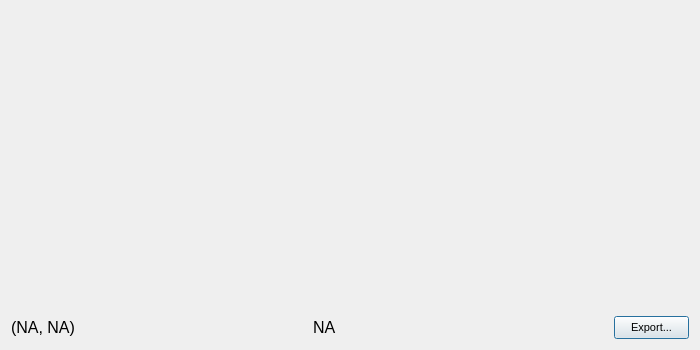
<?xml version="1.0" encoding="UTF-8"?>
<ui version="4.0">
 <class>SpectrumViewer</class>
 <widget class="QDialog" name="SpectrumViewer">
  <property name="geometry">
   <rect>
    <x>0</x>
    <y>0</y>
    <width>700</width>
    <height>350</height>
   </rect>
  </property>
  <property name="font">
   <font>
    <pointsize>12</pointsize>
   </font>
  </property>
  <property name="windowTitle">
   <string>View Spectrum</string>
  </property>
  <property name="windowIcon">
   <iconset resource="../../resources.qrc">
    <normaloff>:/icons/vespuccilogo.svg</normaloff>:/icons/vespuccilogo.svg</iconset>
  </property>
  <layout class="QGridLayout" name="gridLayout">
   <item row="0" column="0" colspan="3">
    <widget class="QCustomPlot" name="spectrum" native="true"/>
   </item>
   <item row="1" column="0">
    <widget class="QLabel" name="coordinateLabel">
     <property name="text">
      <string>(NA, NA)</string>
     </property>
    </widget>
   </item>
   <item row="1" column="1">
    <widget class="QLabel" name="valueLabel">
     <property name="text">
      <string>NA</string>
     </property>
    </widget>
   </item>
   <item row="1" column="2">
    <widget class="QPushButton" name="pushButton">
     <property name="maximumSize">
      <size>
       <width>75</width>
       <height>23</height>
      </size>
     </property>
     <property name="font">
      <font>
       <pointsize>8</pointsize>
      </font>
     </property>
     <property name="text">
      <string>Export...</string>
     </property>
    </widget>
   </item>
  </layout>
 </widget>
 <customwidgets>
  <customwidget>
   <class>QCustomPlot</class>
   <extends>QWidget</extends>
   <header>qcustomplot.h</header>
   <container>1</container>
  </customwidget>
 </customwidgets>
 <resources>
  <include location="../../resources.qrc"/>
 </resources>
 <connections/>
</ui>
